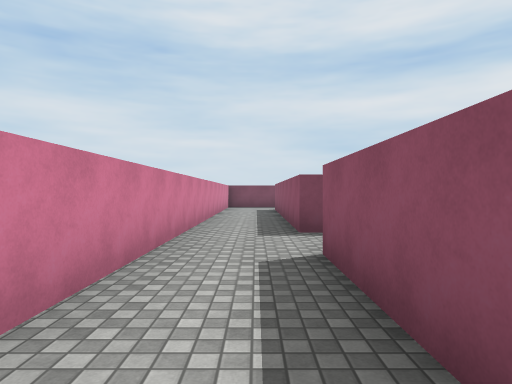
[1] (above)

24 first-person views from a walk through a Unity game level. The camera is 1.4 m above the floor, looks level and sees 75° across. The floor is counted in squares, 2 m on a side. Each view is taken from the middle of a square. On the plan, view 1 faces up. The plan holds only what a view shows up to about 10 squares ahead; the rest is blank. The place goes on beyond the plan. Surface patterns are stand-ins for the level's own textures.

[2]
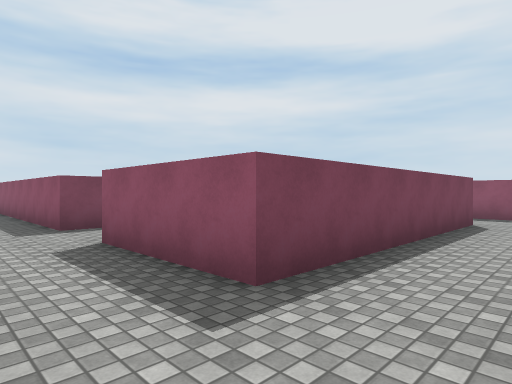

[3]
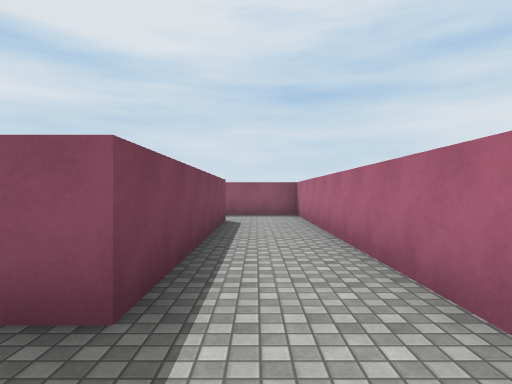

[4]
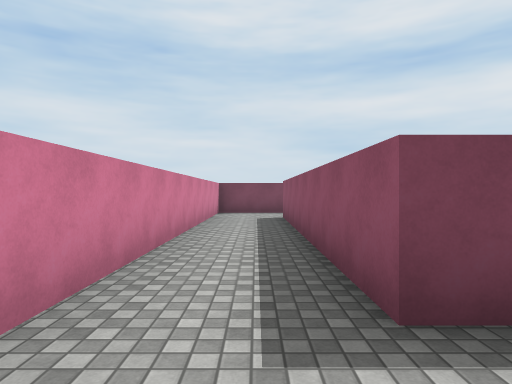

[5]
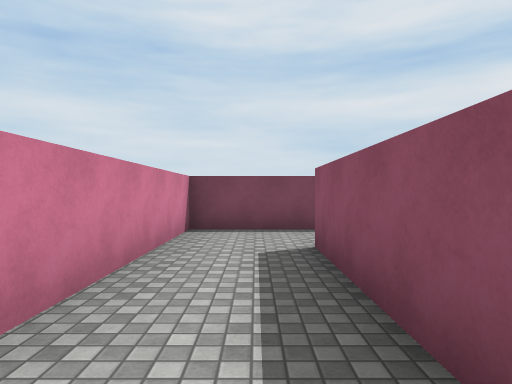

[6]
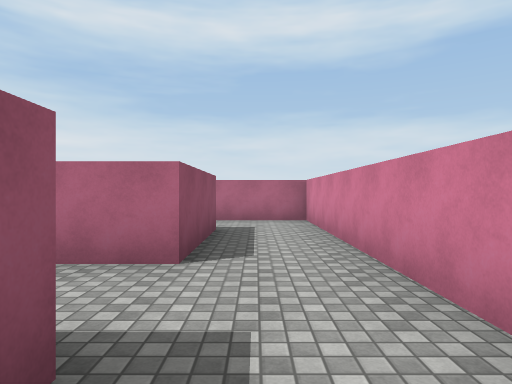

[7]
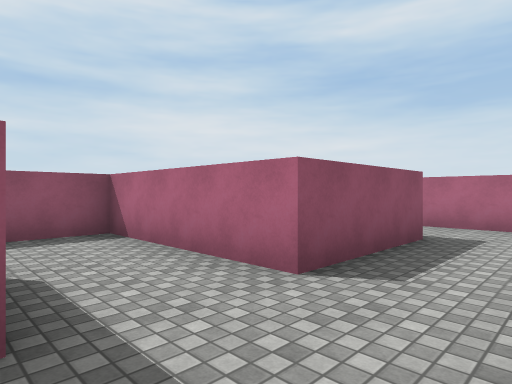

[8]
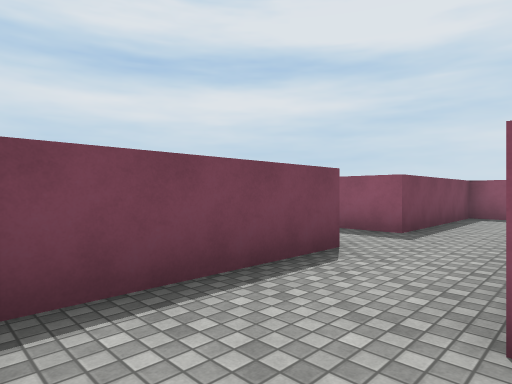

[9]
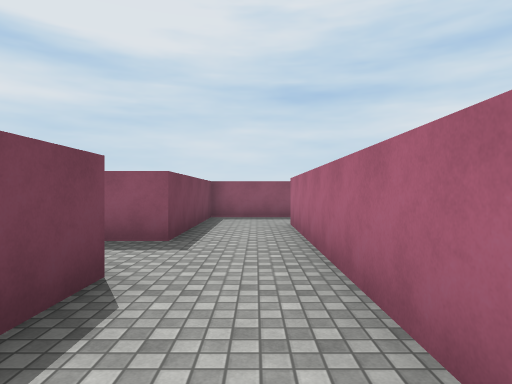

[10]
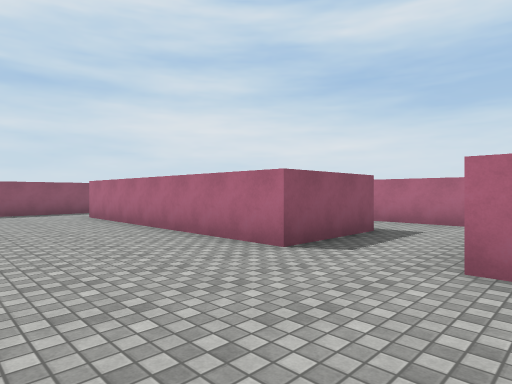

[11]
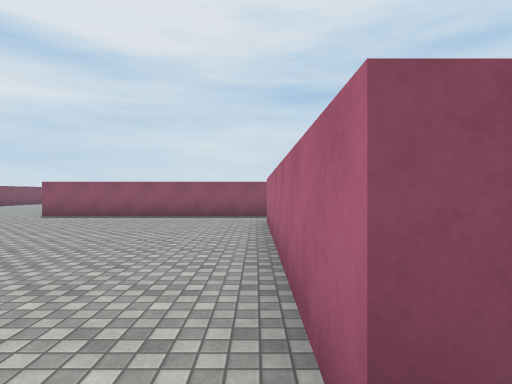

[12]
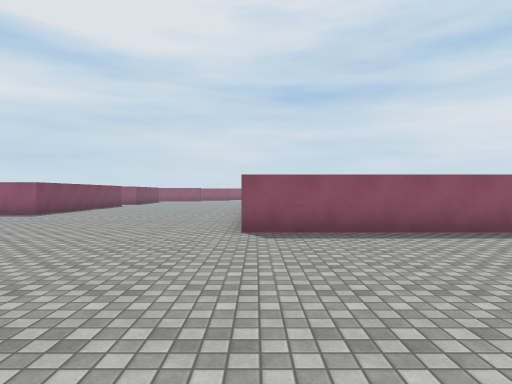

[13]
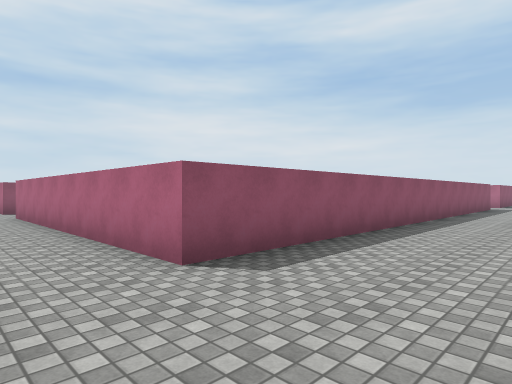

[14]
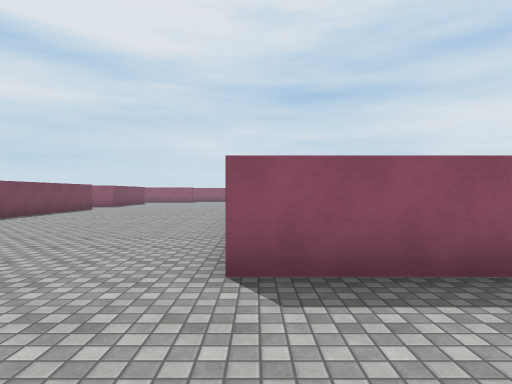

[15]
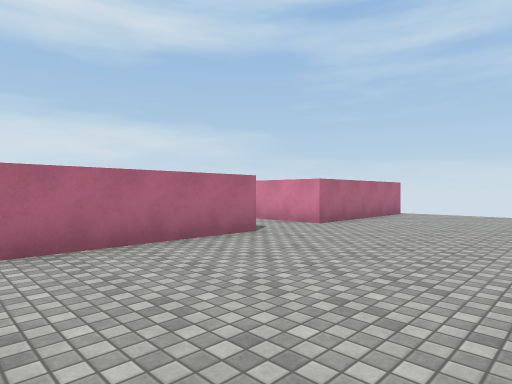

[16]
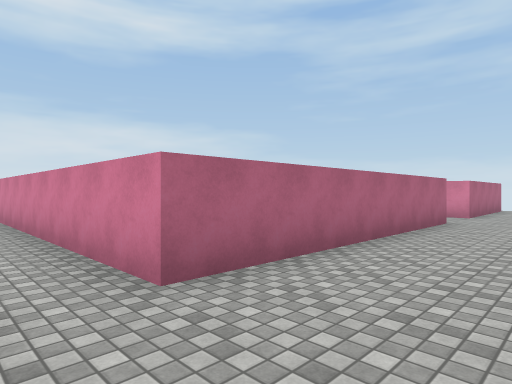

[17]
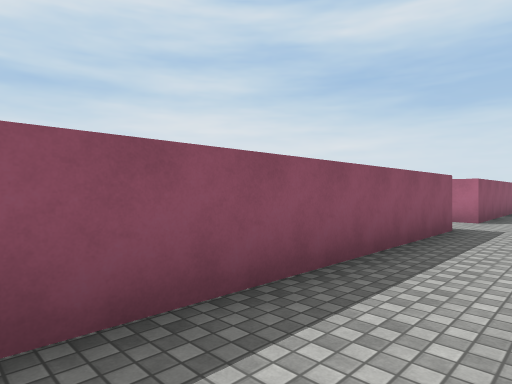

[18]
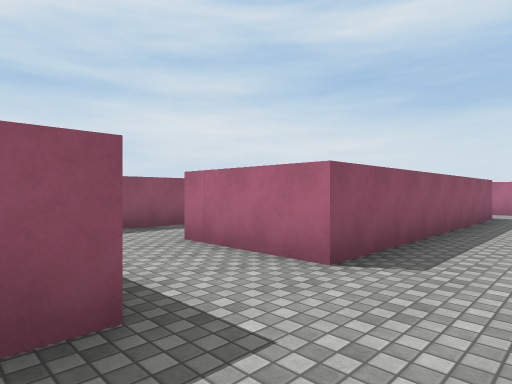

[19]
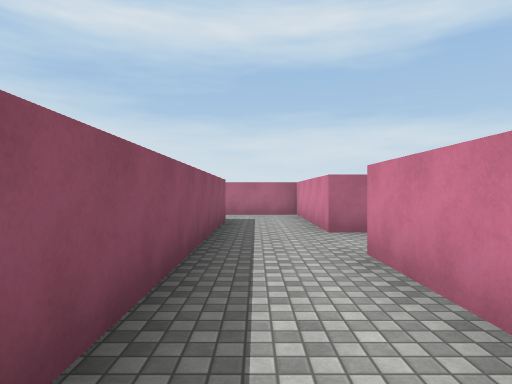

[20]
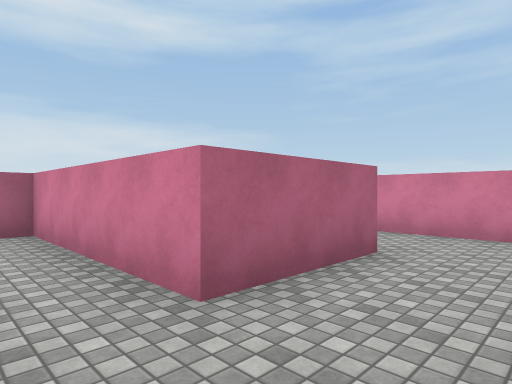

[21]
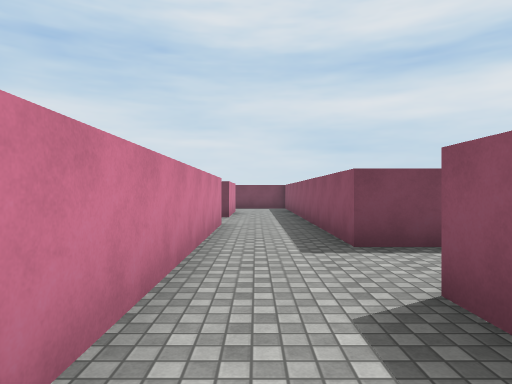

[22]
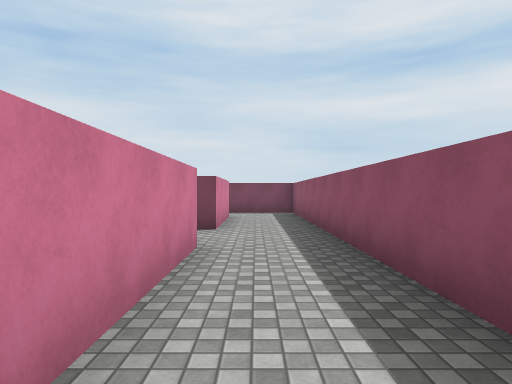

[23]
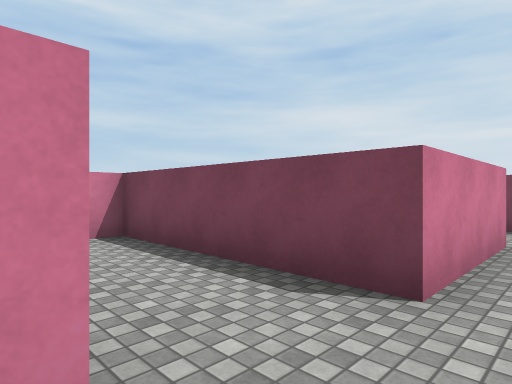

[24]
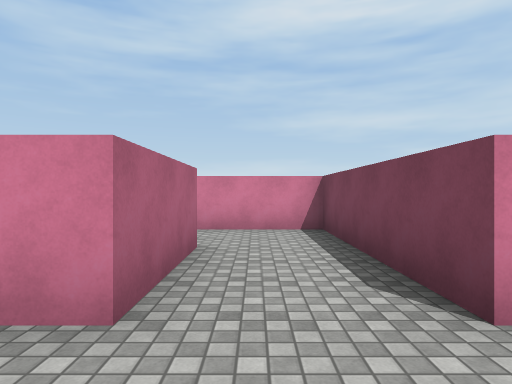

### Floor plan
Points are (right, up) in squares from view 1. A wall is a line through its corners. A room is listed if a view was taken in it or the views show most of it. See-through windows are left out.
Room 1 (views 1, 2, 3, 4, 5, 6, 7, 8, 9, 21)
walls: (1.5, 5.7) (0.8, 5.7) (0.8, 13.2) (2.5, 13.2); (7.3, 3.6) (7.3, 1.9); (7.2, 0.7) (0.8, 0.7) (0.8, 3.7) (2.5, 3.7); (9.3, 0.2) (9.3, 3.3); (2.8, 15.2) (-1.2, 15.2) (-1.2, -1.3) (9, -1.3)
ways out: opening at (1.5, 4.5) to room 3; opening at (1.5, 14) to room 3; opening at (8, 3) to room 3
Room 2 (views 10, 11, 12, 13, 14, 15, 16, 17, 18, 19, 20)
walls: (4.7, 17.8) (11.7, 17.8) (11.7, 10.5); (13.7, 10.2) (13.7, 24.2) (21.8, 24.2); (-0.9, 17.8) (2.7, 17.8); (11.7, 7.4) (11.7, 5.2); (21, 30.7) (19.8, 30.7); (18.2, 6.9) (18.2, 8.4); (11.7, 3.3) (11.7, -1.3) (13.9, -1.3); (13.7, 0.8) (13.7, 8.2) (16.2, 8.2)
ways out: opening at (3.5, 16.5) to room 3; opening at (10.5, 4.5) to room 3
Room 3 (views 22, 23, 24)
walls: (4.8, 8.2) (7.3, 8.2) (7.3, 3.6); (2.5, 13.2) (7.3, 13.2) (7.3, 10.3) (2.7, 10.3) (2.7, 7.9); (10.4, 5.2) (9.3, 5.2) (9.3, 15.2) (4.7, 15.2) (4.7, 17.8); (2.5, 3.7) (4.7, 3.7) (4.7, 5.2); (9.3, 3.3) (11.7, 3.3); (2.7, 17.8) (2.7, 15.8)
ways out: opening at (1.5, 4.5) to room 1; opening at (1.5, 14) to room 1; opening at (8, 3) to room 1; opening at (3.5, 16.5) to room 2; opening at (10.5, 4.5) to room 2

Positions as (right, up) in squares from view 1, and headings:
1: (0, 0), facing up
2: (-1, -1), facing up-right
3: (-1, 0), facing right
4: (0, 4), facing up
5: (0, 9), facing up
6: (0, 7), facing down
7: (-1, 6), facing down-right
8: (-1, 13), facing up-right
9: (0, 14), facing right
10: (2, 21), facing down-right
11: (4, 18), facing right
12: (8, 24), facing right
13: (11, 26), facing down-right
14: (11, 24), facing right
15: (9, 22), facing down-left
16: (13, 20), facing down-left
17: (12, 17), facing down-right
18: (12, 11), facing down-right
19: (13, 9), facing down
20: (13, 5), facing down-left
21: (8, 1), facing up
22: (8, 4), facing up
23: (8, 8), facing up-left
24: (9, 9), facing left
